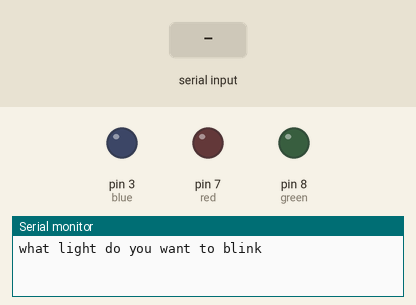
A sketch run on a simulated Arduino Uno, built with avr-gcc and run on an emulated ATmega328P. Parts: output pins drawn as LEDs (lit = HIGH), the last lines printed to the serial monitor. The inputs (shaded band) are chosen by the test bench.

Above: at 1.2 s.
1.3 s: "blue" received over Serial
At 2.7 s:
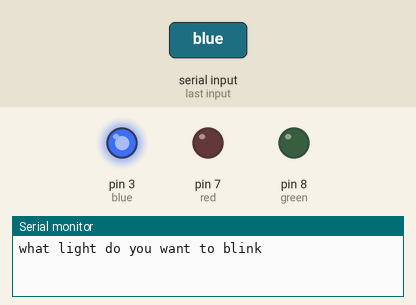
4.3 s: "green" received over Serial
At 5.7 s:
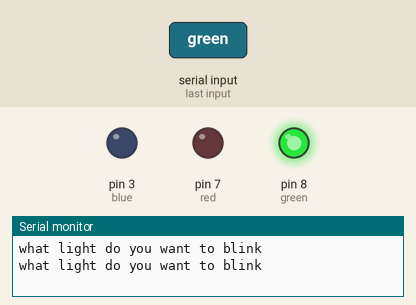
7.3 s: "red" received over Serial
At 8.7 s:
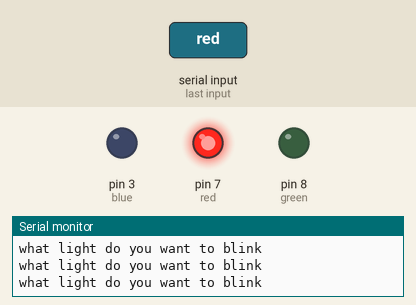
10.3 s: "cyan" received over Serial
At 12.0 s:
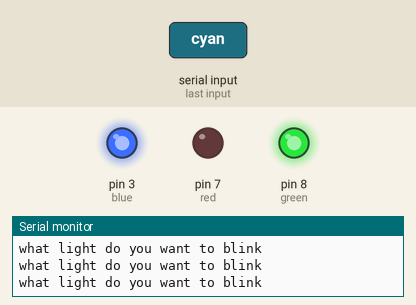
12.8 s: "magenta" received over Serial
At 15.1 s:
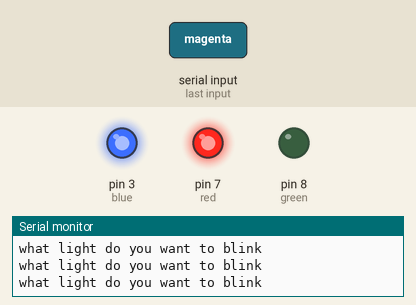
Timing chart, 0 to 16.3 s (numbered marks = the images above; inputs shaded):
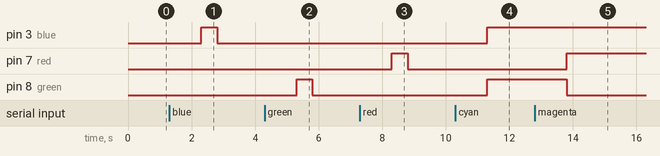

Measured:
- after the input at 1.3 s, pin 3 (blue): LOW → HIGH after 1.0 s, → LOW 0.50 s later
- after the input at 4.3 s, pin 8 (green): LOW → HIGH after 1.0 s, → LOW 0.50 s later
- after the input at 7.3 s, pin 7 (red): LOW → HIGH after 1.0 s, → LOW 0.50 s later
- after the input at 10.3 s, pin 3 (blue), pin 8 (green): LOW → HIGH after 1.0 s
- after the input at 12.8 s, pin 7 (red): LOW → HIGH after 1.0 s; pin 8 (green): HIGH → LOW after 1.0 s

The sketch:

UserInput.ino
```cpp
String color = "what light do you want to blink";
int red = 7;
int blue = 3;
int green = 8;
int t = 500;
int mixColor = 255;

void setup() {
  Serial.begin(9600);
  pinMode(red,OUTPUT);
  pinMode(blue,OUTPUT);
  pinMode(green,OUTPUT);
}

void loop() {
  Serial.println(color);
  while (Serial.available() == 0) {
  }
  String userInput = (Serial.readString());
  userInput.toLowerCase();

  if (userInput == "blue") {
    digitalWrite(blue,HIGH);
    digitalWrite(green,LOW);
    digitalWrite(red,LOW);
    delay(t);
    digitalWrite(blue,LOW);
    delay(t);
  } else if (userInput == "green") {
    digitalWrite(blue,LOW);
    digitalWrite(green,HIGH);
    digitalWrite(red,LOW);
    delay(t);
    digitalWrite(green,LOW);
    delay(t);
  } else if(userInput == "red"){
    analogWrite(blue,LOW);
    analogWrite(green,LOW);
    digitalWrite(red,HIGH);
    delay(t);
    digitalWrite(red,LOW);
    delay(t);
  } else if(userInput == "cyan"){
    analogWrite(blue,mixColor);
    analogWrite(green,mixColor);
    digitalWrite(red,LOW);
    delay(t);
    } else if(userInput == "magenta"){
    analogWrite(blue,mixColor);
    digitalWrite(green,LOW);
    analogWrite(red,mixColor);
    delay(t);
  } else {
    digitalWrite(blue,LOW);
    analogWrite(green,mixColor);
    analogWrite(red,mixColor);
        delay(t);
  }
}
//asked user for a number
/*
String msg = "How many blinks:";
int red = 7;
String msg1 = "heelo";
void setup() {
  // put your setup code here, to run once:
  pinMode(red,OUTPUT);
  Serial.begin(9600);
}


void loop() {

  // put your main code here, to run repeatedly:
  Serial.println(msg);
  while(Serial.available() == 0){
  }
  int blinks = Serial.parseInt();
  //float s = Serial.parseFloat();
   //String s1 = Serial.readString();
  for (int i = 1; i <= blinks; i++) {
    digitalWrite(red,HIGH);
    delay(1000);
    digitalWrite(red,LOW);
    delay(1000);
  }
}*/
```
